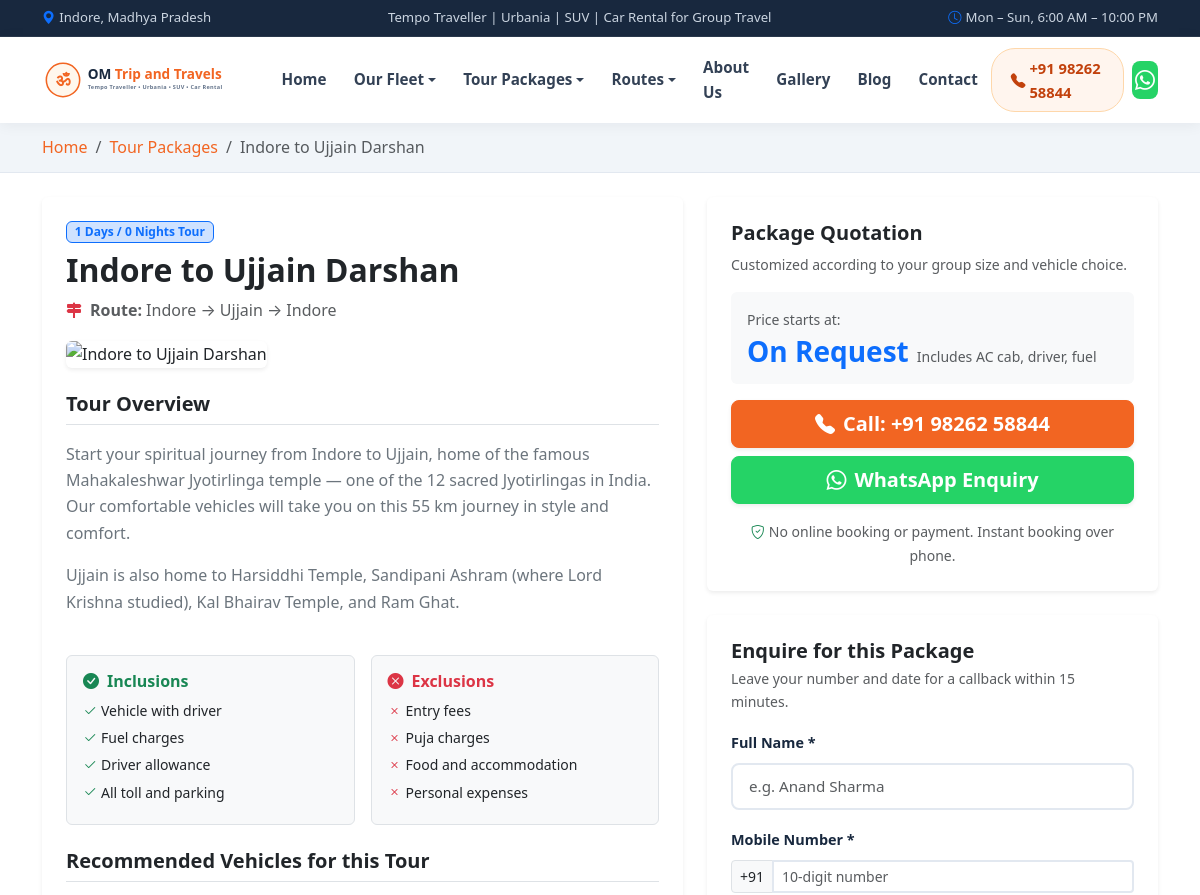
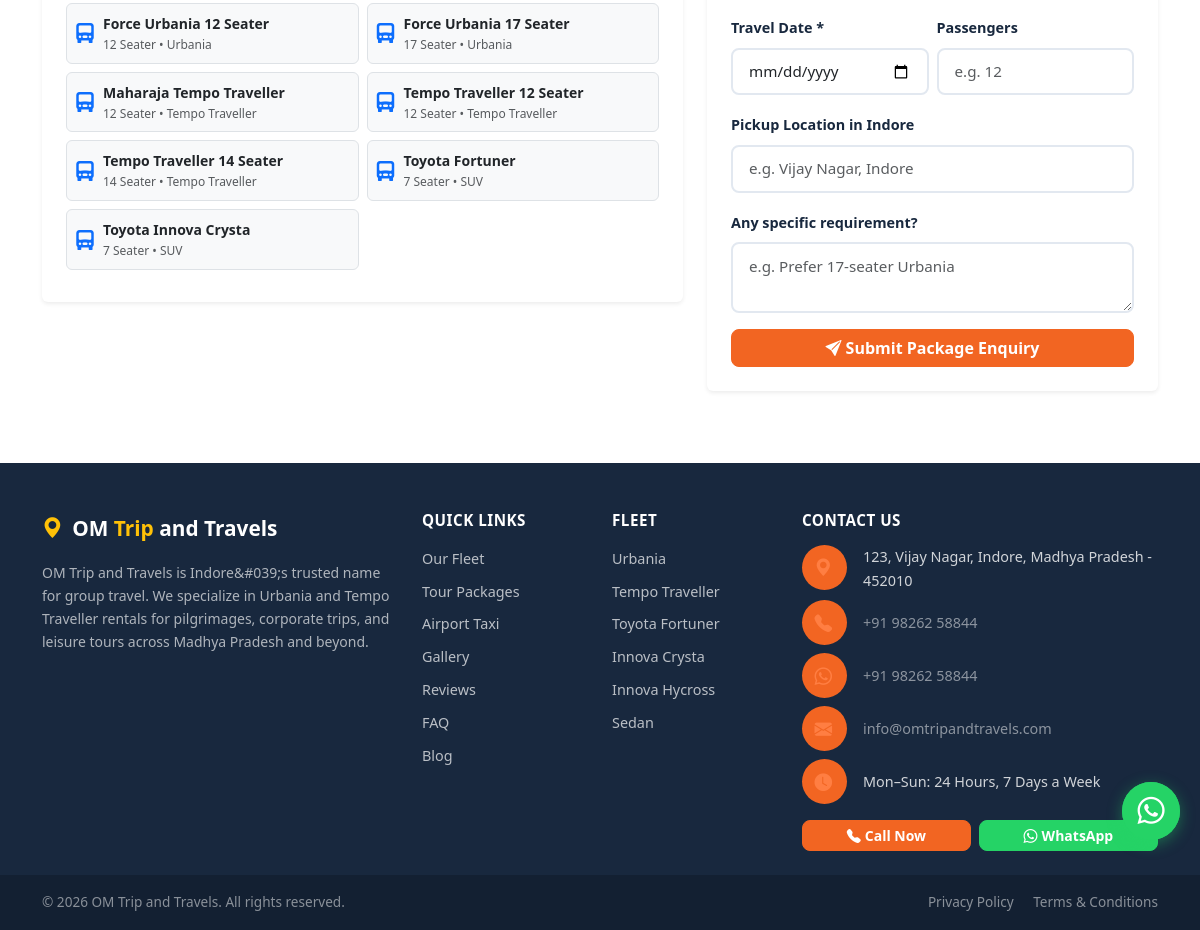
The app's page /packages/indore-to-ujjain-mahakal-darshan with its own data (2 pictures, top to bottom).
### tables this page shows
CREATE TABLE IF NOT EXISTS `tour_packages` (
  `id` INT UNSIGNED AUTO_INCREMENT PRIMARY KEY,
  `name` VARCHAR(200) NOT NULL,
  `slug` VARCHAR(220) UNIQUE NOT NULL,
  `short_description` VARCHAR(500) NULL,
  `description` LONGTEXT NULL,
  `itinerary` LONGTEXT NULL,
  `inclusions` TEXT NULL,
  `exclusions` TEXT NULL,
  `duration_days` TINYINT UNSIGNED NULL,
  `duration_nights` TINYINT UNSIGNED NULL,
  `route` VARCHAR(500) NULL,
  `origin` VARCHAR(100) NULL DEFAULT 'Indore',
  `destination` VARCHAR(100) NULL,
  `starting_price` DECIMAL(10,2) NULL,
  `price_note` VARCHAR(255) NULL,
  `primary_image` VARCHAR(255) NULL,
  `is_featured` TINYINT(1) NOT NULL DEFAULT 0,
  `sort_order` SMALLINT NOT NULL DEFAULT 0,
  `is_active` TINYINT(1) NOT NULL DEFAULT 1,
  `meta_title` VARCHAR(255) NULL,
  `meta_description` VARCHAR(500) NULL,
  `og_image` VARCHAR(255) NULL,
  `created_at` DATETIME NOT NULL DEFAULT CURRENT_TIMESTAMP,
  `updated_at` DATETIME NOT NULL DEFAULT CURRENT_TIMESTAMP ON UPDATE CURRENT_TIMESTAMP,
  INDEX `idx_packages_featured` (`is_featured`),
  INDEX `idx_packages_active` (`is_active`)
);

CREATE TABLE IF NOT EXISTS `vehicles` (
  `id` INT UNSIGNED AUTO_INCREMENT PRIMARY KEY,
  `category_id` INT UNSIGNED NOT NULL,
  `name` VARCHAR(150) NOT NULL,
  `slug` VARCHAR(180) UNIQUE NOT NULL,
  `short_description` VARCHAR(500) NULL,
  `description` LONGTEXT NULL,
  `seats` TINYINT UNSIGNED NOT NULL DEFAULT 4,
  `luggage_capacity` VARCHAR(50) NULL,
  `has_ac` TINYINT(1) NOT NULL DEFAULT 1,
  `features` JSON NULL COMMENT 'Array of feature strings',
  `ideal_for` JSON NULL COMMENT 'Array of use-case strings',
  `starting_price` DECIMAL(10,2) NULL COMMENT 'NULL means On Request',
  `price_note` VARCHAR(255) NULL,
  `primary_image` VARCHAR(255) NULL,
  `is_featured` TINYINT(1) NOT NULL DEFAULT 0,
  `sort_order` SMALLINT NOT NULL DEFAULT 0,
  `is_active` TINYINT(1) NOT NULL DEFAULT 1,
  `meta_title` VARCHAR(255) NULL,
  `meta_description` VARCHAR(500) NULL,
  `og_image` VARCHAR(255) NULL,
  `created_at` DATETIME NOT NULL DEFAULT CURRENT_TIMESTAMP,
  `updated_at` DATETIME NOT NULL DEFAULT CURRENT_TIMESTAMP ON UPDATE CURRENT_TIMESTAMP,
  CONSTRAINT `fk_vehicles_category` FOREIGN KEY (`category_id`) REFERENCES `vehicle_categories`(`id`) ON DELETE RESTRICT,
  INDEX `idx_vehicles_category` (`category_id`),
  INDEX `idx_vehicles_featured` (`is_featured`),
  INDEX `idx_vehicles_active` (`is_active`)
);

CREATE TABLE IF NOT EXISTS `vehicle_categories` (
  `id` INT UNSIGNED AUTO_INCREMENT PRIMARY KEY,
  `name` VARCHAR(100) NOT NULL,
  `slug` VARCHAR(120) UNIQUE NOT NULL,
  `description` TEXT NULL,
  `icon` VARCHAR(100) NULL,
  `image` VARCHAR(255) NULL,
  `sort_order` SMALLINT NOT NULL DEFAULT 0,
  `is_active` TINYINT(1) NOT NULL DEFAULT 1,
  `created_at` DATETIME NOT NULL DEFAULT CURRENT_TIMESTAMP
);

### app/Views/packages/show.php (the view, shortened to what the rows shown need)
<div class="breadcrumb-nav">
    <div class="container">
        <ol class="breadcrumb mb-0 small">
            <li class="breadcrumb-item"><a href="/">Home</a></li>
            <li class="breadcrumb-item"><a href="/packages">Tour Packages</a></li>
            <li class="breadcrumb-item active"><?= htmlspecialchars($package['name']) ?></li>
        </ol>
    </div>
</div>
<div class="container py-4">
    <div class="row g-4">
        <div class="col-lg-7">
            <div class="card p-4 border-0 shadow-sm mb-4">
                <span class="badge bg-primary-subtle text-primary border border-primary align-self-start mb-2">
                    <?= (int)$package['duration_days'] ?> Days / <?= (int)$package['duration_nights'] ?> Nights Tour
                </span>
                <h1 class="h2 fw-bold mb-2"><?= htmlspecialchars($package['name']) ?></h1>
                <p class="text-muted mb-3"><i class="bi bi-signpost-2-fill text-danger me-2"></i><strong>Route:</strong> <?= htmlspecialchars($package['route'] ?? '') ?></p>
                <div class="mb-4">
                    <img src="<?= htmlspecialchars($package['primary_image'] ?: 'https://images.unsplash.com/photo-1590050752117-238cb0fb12b1?auto=format&fit=crop&w=800&q=80') ?>"
                         class="img-fluid rounded shadow-sm w-100" style="max-height:380px; object-fit:cover;"
                         alt="<?= htmlspecialchars($package['name']) ?>"
                         onerror="this.src='https://images.unsplash.com/photo-1590050752117-238cb0fb12b1?auto=format&fit=crop&w=800&q=80'">
                </div>
                <h2 class="h5 fw-bold mb-3 border-bottom pb-2">Tour Overview</h2>
                <div class="text-secondary mb-4">
                    <?= raw($package['description'] ?: nl2br(htmlspecialchars($package['short_description'] ?? ''))) ?>
                </div>
                <div class="row g-3 mb-4">
                    <div class="col-md-6">
                        <div class="p-3 bg-light rounded border h-100">
                            <ul class="list-unstyled small mb-0">
                                <?php foreach (explode("\n", (string)$package['inclusions']) as $inc):
                                    if (!trim($inc)) continue; ?>
                                <li class="mb-1"><i class="bi bi-check2 text-success me-1"></i><?= htmlspecialchars(trim($inc)) ?></li>
                                <?php endforeach; ?>
                            </ul>
                        </div>
                    </div>
                    <div class="col-md-6">
                        <div class="p-3 bg-light rounded border h-100">
                            <ul class="list-unstyled small mb-0">
                                <?php foreach (explode("\n", (string)$package['exclusions']) as $exc):
                                    if (!trim($exc)) continue; ?>
                                <li class="mb-1"><i class="bi bi-x text-danger me-1"></i><?= htmlspecialchars(trim($exc)) ?></li>
                                <?php endforeach; ?>
                            </ul>
                        </div>
                    </div>
                </div>
                <?php if (!empty($vehicles)): ?>
                <h2 class="h5 fw-bold mb-3 border-bottom pb-2">Recommended Vehicles for this Tour</h2>
                <div class="row g-2 mb-2">
                    <?php foreach ($vehicles as $v): ?>
                    <div class="col-sm-6">
                        <div class="d-flex align-items-center p-2 rounded bg-light border small">
                            <i class="bi bi-truck-front-fill text-primary me-2 fs-5"></i>
                            <div>
                                <a href="/fleet/<?= htmlspecialchars($v['slug']) ?>" class="fw-bold text-dark text-decoration-none"><?= htmlspecialchars($v['name']) ?></a>
                                <div class="text-muted" style="font-size:0.75rem;"><?= (int)$v['seats'] ?> Seater &bull; <?= htmlspecialchars($v['category_name']) ?></div>
                            </div>
                        </div>
                    </div>
                    <?php endforeach; ?>
                </div>
                <?php endif; ?>
            </div>
        </div>
        <div class="col-lg-5">
            <div class="action-btns-sticky">
                <div class="card p-4 border-0 shadow-sm mb-4">
                    <h2 class="h5 fw-bold mb-2">Package Quotation</h2>
                    <div class="p-3 bg-light rounded mb-3">
                        <div class="d-flex align-items-baseline gap-2">
                            <span class="h3 fw-bold text-primary mb-0">
                                <?= $package['starting_price'] ? '₹' . numberFormat((float)$package['starting_price']) : 'On Request' ?>
                            </span>
                            <small class="text-muted"><?= htmlspecialchars($package['price_note'] ?: 'Includes AC cab, driver, fuel') ?></small>
                        </div>
                    </div>
                </div>
            </div>
        </div>
    </div>
</div>

### records on screen
tour_packages: name "Indore to Ujjain Darshan", duration_days "1", duration_nights "0", route "Indore → Ujjain → Indore", description "Start your spiritual journey from Indore to Ujjain, home of the famous Mahakaleshwar Jyotirlinga temple — one of the 12 sacred Jyotirlingas in India. Our comfortable vehicles will take you on this 55 km journey in style and comfort. Ujjain is also home to Harsiddhi Temple, Sandipani Ashram (where Lord Krishna studied), Kal Bhairav Temple, and Ram Ghat.", inclusions "Vehicle with driver", inclusions "Fuel charges", inclusions "Driver allowance", inclusions "All toll and parking", exclusions "Entry fees", exclusions "Puja charges", exclusions "Food and accommodation", exclusions "Personal expenses", price_note "Includes AC cab, driver, fuel"
vehicles: name "Force Urbania 12 Seater", seats "12", category.name "Urbania"
vehicles: name "Force Urbania 17 Seater", seats "17", category.name "Urbania"
vehicles: name "Maharaja Tempo Traveller", seats "12", category.name "Tempo Traveller"
vehicles: name "Tempo Traveller 12 Seater", seats "12", category.name "Tempo Traveller"
vehicles: name "Tempo Traveller 14 Seater", seats "14", category.name "Tempo Traveller"
vehicles: name "Toyota Fortuner", seats "7", category.name "SUV"
vehicles: name "Toyota Innova Crysta", seats "7", category.name "SUV"

### other values on screen
$phone "+91 98262 58844"
$settings('address', 'Indore, Madhya Pradesh') "123, Vijay Nagar, Indore, Madhya Pradesh - 452010"
$settings('email') "info@omtripandtravels.com"
$settings('working_hours', 'Mon-Sun: 24 Hours') "Mon–Sun: 24 Hours, 7 Days a Week"
$bizName "OM Trip and Travels"
